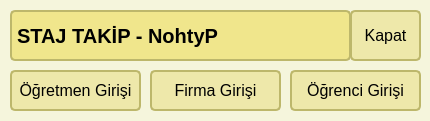
<?xml version="1.0" encoding="UTF-8"?>
<ui version="4.0">
 <class>MainWindow</class>
 <widget class="QMainWindow" name="MainWindow">
  <property name="geometry">
   <rect>
    <x>0</x>
    <y>0</y>
    <width>430</width>
    <height>121</height>
   </rect>
  </property>
  <property name="windowTitle">
   <string>Staj Takip</string>
  </property>
  <property name="styleSheet">
   <string notr="true">QPushButton {
	background-color: palegoldenrod;
    border-width: 2px;
    border-color: darkkhaki;
    border-style: solid;
    border-radius: 5;
    padding: 3px;
    min-width: 9ex;
    min-height: 2.5ex;
	font: 75 12pt &quot;Arial&quot;;

}


QPushButton:hover {
   background-color: khaki;
}

.QWidget {
	background-color:beige;
	font: 75 12pt &quot;Arial&quot;;

}

QFrame{
	background-color: khaki;
    border-width: 2px;
    border-color: darkkhaki;
    border-style: solid;
    border-radius: 5;
	
}
</string>
  </property>
  <widget class="QWidget" name="centralwidget">
   <widget class="QLabel" name="label">
    <property name="geometry">
     <rect>
      <x>10</x>
      <y>10</y>
      <width>341</width>
      <height>51</height>
     </rect>
    </property>
    <property name="font">
     <font>
      <pointsize>15</pointsize>
      <weight>75</weight>
      <bold>true</bold>
     </font>
    </property>
    <property name="text">
     <string>STAJ TAKİP - NohtyP</string>
    </property>
   </widget>
   <widget class="QPushButton" name="btnOgretmen">
    <property name="geometry">
     <rect>
      <x>10</x>
      <y>70</y>
      <width>131</width>
      <height>41</height>
     </rect>
    </property>
    <property name="font">
     <font>
      <family>MS Shell Dlg 2</family>
      <pointsize>12</pointsize>
      <weight>9</weight>
      <italic>false</italic>
      <bold>false</bold>
     </font>
    </property>
    <property name="styleSheet">
     <string notr="true">
font: 75 12pt &quot;MS Shell Dlg 2&quot;;</string>
    </property>
    <property name="text">
     <string>Öğretmen Girişi</string>
    </property>
   </widget>
   <widget class="QPushButton" name="btnFirma">
    <property name="geometry">
     <rect>
      <x>150</x>
      <y>70</y>
      <width>131</width>
      <height>41</height>
     </rect>
    </property>
    <property name="font">
     <font>
      <family>Arial</family>
      <pointsize>12</pointsize>
      <weight>9</weight>
      <italic>false</italic>
      <bold>false</bold>
     </font>
    </property>
    <property name="text">
     <string>Firma Girişi</string>
    </property>
   </widget>
   <widget class="QPushButton" name="btnOgrenci">
    <property name="geometry">
     <rect>
      <x>290</x>
      <y>70</y>
      <width>131</width>
      <height>41</height>
     </rect>
    </property>
    <property name="font">
     <font>
      <family>Arial</family>
      <pointsize>12</pointsize>
      <weight>9</weight>
      <italic>false</italic>
      <bold>false</bold>
     </font>
    </property>
    <property name="text">
     <string>Öğrenci Girişi</string>
    </property>
   </widget>
   <widget class="QPushButton" name="btnKapat">
    <property name="geometry">
     <rect>
      <x>350</x>
      <y>10</y>
      <width>71</width>
      <height>51</height>
     </rect>
    </property>
    <property name="font">
     <font>
      <family>MS Shell Dlg 2</family>
      <pointsize>12</pointsize>
      <weight>9</weight>
      <italic>false</italic>
      <bold>false</bold>
     </font>
    </property>
    <property name="styleSheet">
     <string notr="true">font: 75 12pt &quot;MS Shell Dlg 2&quot;;</string>
    </property>
    <property name="text">
     <string>Kapat</string>
    </property>
   </widget>
  </widget>
 </widget>
 <resources/>
 <connections/>
</ui>
